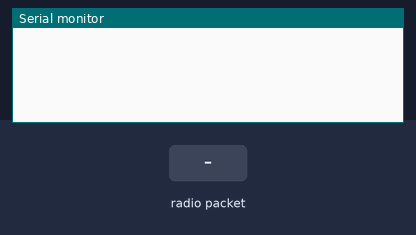
A sketch run on a simulated ESP8266 (NodeMCU). On the bench: the last lines printed to the serial monitor. The inputs (shaded band) are chosen by the test bench. WiFi joins after 1.5 s; servers stay silent unless stated; no radio packets arrive unless stated; no MQTT or app messages arrive unless stated.

Above: at 2.7 s.
2.8 s: radio packet "1" arrives
At 3.5 s:
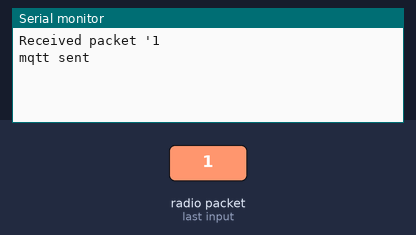
4.3 s: radio packet "0" arrives
At 5.2 s:
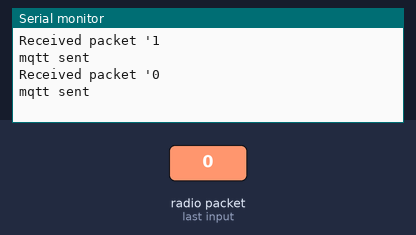
5.8 s: radio packet "2" arrives
At 6.4 s:
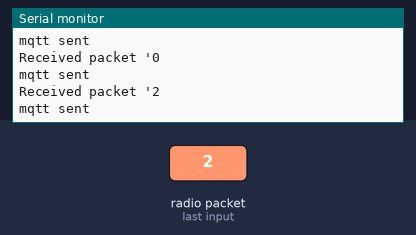

The sketch:

Gateway.ino
```cpp
#include <SPI.h>
#include <LoRa.h>
#include <WiFiManager.h>
#include <PubSubClient.h>

// Pin Definitions
constexpr int SS_PIN = 15;
constexpr int RST_PIN = 16;
constexpr int DIO0_PIN = 2;

// LoRa Parameters
constexpr long FREQUENCY = 433E6;
constexpr long BANDWIDTH = 41.7E3;
constexpr int SPREADING_FACTOR = 12;

// MQTT Parameters
const char* mqttServer = "f9245585683d4a0eb7352d37d63c080a.s1.eu.hivemq.cloud";
int port = 8883;
const char* mqttClientId = "ESP8266Client";
const char* mqttTopic = "dteti-embersense-c12/sensor";

WiFiManager wm;
WiFiClientSecure espClient;
PubSubClient client(espClient);


void setupLoRa() {
  LoRa.setPins(SS_PIN, RST_PIN, DIO0_PIN);

  if (!LoRa.begin(FREQUENCY)) {
    Serial.println("Error starting LoRa!");
    return;
  }

  LoRa.setSignalBandwidth(BANDWIDTH);
  LoRa.setSpreadingFactor(SPREADING_FACTOR);
  LoRa.enableCrc();
  LoRa.setSyncWord(0x12);
}

void setup() {
  wm.autoConnect("Gateway SGLC", "");

  espClient.setInsecure();
  client.setServer(mqttServer, port);

  Serial.begin(9600);

  setupLoRa();
}

void reconnect() {
  while (!client.connected()) {
    //Serial.print("Attempting MQTT connection...");
    if (client.connect(mqttClientId, "aryadpram", "e!ZeHq3JYnFdDbJ")) {
      //Serial.println("connected");
    } else {
      Serial.print("failed, rc=");
      Serial.print(client.state());
      Serial.println(" try again in a second");
      delay(1);
    }
  }
}

void processLoRaPacket() {
  int packetSize = LoRa.parsePacket();
  if (packetSize) {
    char data[packetSize + 1];
    for (int i = 0; i < packetSize; i++) {
      data[i] = (char)LoRa.read();
    }
    data[packetSize] = '\0'; // Null-terminate the string

    Serial.print("Received packet '");
    Serial.println(data);

    if (!client.connected()) {
      reconnect();
    }

    bool success = client.publish(mqttTopic, data);
    if (success) {
      Serial.println("mqtt sent");
    } else {
      Serial.println("mqtt not sent");
    }
    client.loop();
  }
}

void loop() {
  processLoRaPacket();
}
```

Measured:
- after the input at 2.8 s, the serial monitor: prints a new line at once (image 1)
- after the input at 4.3 s, the serial monitor: prints a new line at once (image 2)
- after the input at 5.8 s, the serial monitor: prints a new line at once (image 3)
